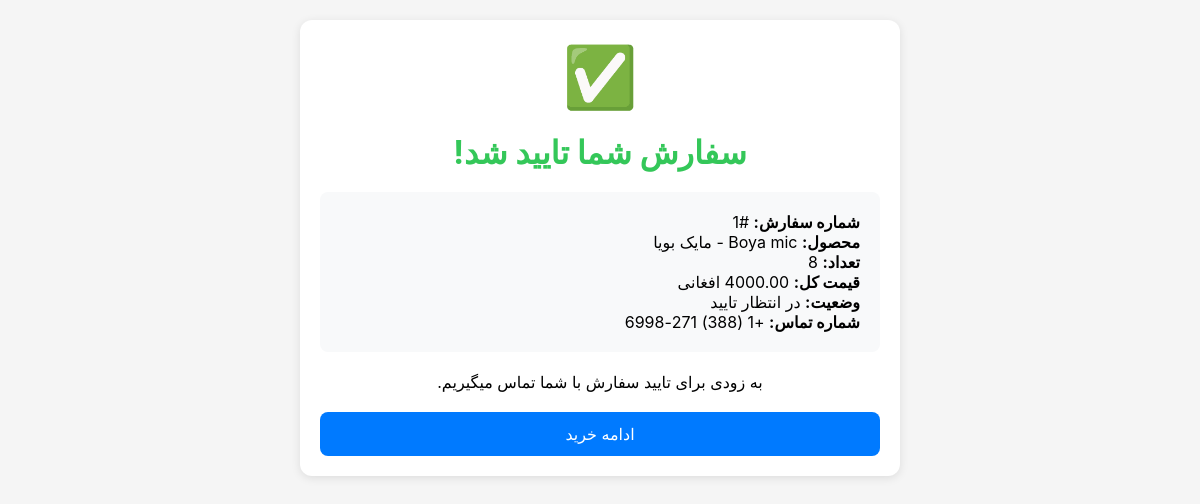
Screenshot of /order/1/ with the database file from the repository.
### store/models.py (models this page shows, shortened)
class Order(models.Model):
    STATUS_CHOICES = [
        ("pending", _("در انتظار")),
        ("confirmed", _("تایید شده")),
        ("shipped", _("ارسال شده")),
        ("delivered", _("تحویل داده شده")),
        ("cancelled", _("لغو شده")),
    ]
    product = models.ForeignKey(
        Product, on_delete=models.CASCADE, verbose_name=_("محصول")
    )
    quantity = models.IntegerField(verbose_name=_("تعداد"))
    customer_name = models.CharField(max_length=200, verbose_name=_("نام مشتری"))
    customer_phone = models.CharField(max_length=20, verbose_name=_("شماره تماس"))
    address = models.TextField(verbose_name=_("آدرس"))
    special_instructions = models.TextField(blank=True, verbose_name=_("توضیحات ویژه"))
    total_price = models.DecimalField(
        max_digits=10, decimal_places=2, verbose_name=_("قیمت کل")
    )
    status = models.CharField(
        max_length=20,
        choices=STATUS_CHOICES,
        default="pending",
        verbose_name=_("وضعیت"),
    )
    created_at = models.DateTimeField(auto_now_add=True, verbose_name=_("تاریخ ثبت"))
    class Meta:
        verbose_name = _("سفارش")
        verbose_name_plural = _("سفارشات")

class Product(models.Model):
    name = models.CharField(max_length=200, verbose_name=_("نام محصول"))
    description = RichTextField(verbose_name=_("توضیحات"))
    price = models.DecimalField(
        max_digits=10, decimal_places=2, verbose_name=_("قیمت (افغانی)")
    )
    image = models.ImageField(
        upload_to="products/", null=True, blank=True, verbose_name=_("تصویر")
    )
    stock = models.IntegerField(default=0, verbose_name=_("موجودی"))
    is_active = models.BooleanField(default=True, verbose_name=_("فعال"))
    created_at = models.DateTimeField(auto_now_add=True, verbose_name=_("تاریخ ایجاد"))
    class Meta:
        verbose_name = _("محصول")
        verbose_name_plural = _("محصولات")

### store/views.py (the view)
# urls.py: path("order/<int:order_id>/", views.order_confirmation, name="order_confirmation"),
def order_confirmation(request, order_id):
    order = get_object_or_404(Order, id=order_id)
    return render(request, "store/order_confirmation.html", {"order": order})

### store/templates/store/order_confirmation.html
{% extends 'store/base.html' %} {% block title %}سفارش تایید شد!{% endblock %}
{% block content %}
<div class="card" style="text-align: center">
  <div style="font-size: 60px; margin-bottom: 20px">✅</div>
  <h1 style="color: #34c759; margin-bottom: 20px">سفارش شما تایید شد!</h1>
  <div
    style="
      background: #f8f9fa;
      padding: 20px;
      border-radius: 8px;
      margin: 20px 0;
      text-align: right;
    "
  >
    <p><strong>شماره سفارش:</strong> #{{ order.id }}</p>
    <p><strong>محصول:</strong> {{ order.product.name }}</p>
    <p><strong>تعداد:</strong> {{ order.quantity }}</p>
    <p><strong>قیمت کل:</strong> {{ order.total_price }} افغانی</p>
    <p><strong>وضعیت:</strong> در انتظار تایید</p>
    <p><strong>شماره تماس:</strong> {{ order.customer_phone }}</p>
  </div>
  <p style="margin-bottom: 20px">
    به زودی برای تایید سفارش با شما تماس میگیریم.
  </p>
  <a href="{% url 'product_list' %}" class="btn btn-primary">ادامه خرید</a>
</div>
{% endblock %}

### store/templates/store/base.html (style rules this page uses)
* { margin: 0; padding: 0; box-sizing: border-box; }
body, input, textarea, button { font-family: "Vazir", "Tahoma", "IranSans", sans-serif; }
body { font-family: "Tahoma", "Vazir", "IranSans", -apple-system, BlinkMacSystemFont, "Segoe UI", Roboto, Helvetica, Arial, sans-serif; background: #f5f5f5; padding: 20px; direction: rtl; text-align: right; }
.card { background: white; border-radius: 12px; padding: 20px; margin-bottom: 20px; box-shadow: 0 2px 10px rgba(0, 0, 0, 0.1); }
.btn { display: inline-block; padding: 12px 24px; background: #007aff; color: white; text-decoration: none; border-radius: 8px; border: none; font-size: 16px; cursor: pointer; width: 100%; text-align: center; }
.btn-primary { background: #007aff; }

### rows the page displays
Order: id "1", product.name "Boya mic - مایک بویا", quantity "8", customer_phone "+1 (388) 271-6998"
